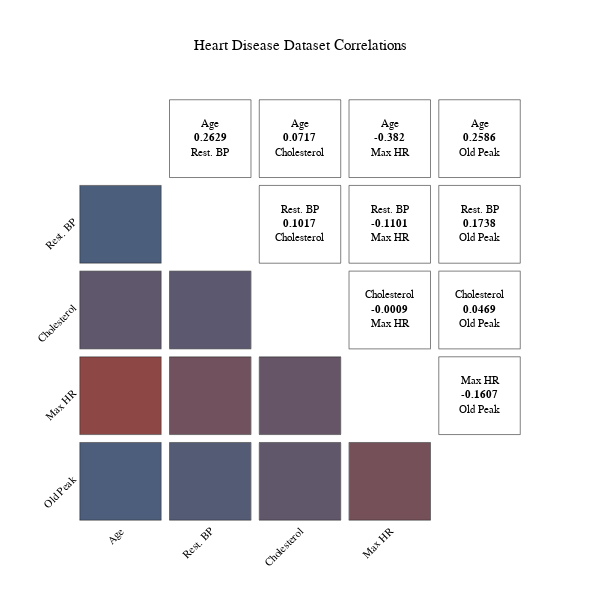

Here is the notebook cell this chart was saved with:
### Code cell
columns = numerical_columns
if "FastingBS" in columns:
    columns.remove("FastingBS")
fig = plot_correlation_matrix(df, columns = columns, labels = LABELS, #template = "simple_white",
    title = "Heart Disease Dataset Correlations",
    font = {'size': 11}, hover_font = {'size': 14}, width = 600, height = 600)
fig.update_yaxes(ticksuffix = " ")
fig.update_layout(template = "presentation")
fig.show()
# print(fig.layout)

### Figure 1 — Plotly figure (JSON) as saved in the notebook; plotly's stock layout.template omitted (floating-point values rounded to 4 significant figures)
{"data": [{"hoverlabel": {"font": {"size": 14}}, "hovertemplate": "RestingBP<br>Age", "marker": {"color": "#4b5e7c", "size": 1000, "symbol": "square"}, "mode": "markers", "name": "0.2629", "showlegend": false, "type": "scatter", "x": [0], "xaxis": "x6", "y": [0], "yaxis": "y6"}, {"hoverinfo": "skip", "mode": "text", "showlegend": false, "text": "<span>Age<br /><b>0.2629</b><br />Rest. BP</span>", "textfont": {"color": "#000000", "family": "Verdana, Helvetica, Verdana, Calibri, Garamond, Cambria, Arial", "size": 11}, "type": "scatter", "x": [0], "xaxis": "x2", "y": [0], "yaxis": "y2"}, {"hoverlabel": {"font": {"size": 14}}, "hovertemplate": "Cholesterol<br>Age", "marker": {"color": "#5f576c", "size": 1000, "symbol": "square"}, "mode": "markers", "name": "0.0717", "showlegend": false, "type": "scatter", "x": [0], "xaxis": "x11", "y": [0], "yaxis": "y11"}, {"hoverinfo": "skip", "mode": "text", "showlegend": false, "text": "<span>Age<br /><b>0.0717</b><br />Cholesterol</span>", "textfont": {"color": "#000000", "family": "Verdana, Helvetica, Verdana, Calibri, Garamond, Cambria, Arial", "size": 11}, "type": "scatter", "x": [0], "xaxis": "x3", "y": [0], "yaxis": "y3"}, {"hoverlabel": {"font": {"size": 14}}, "hovertemplate": "Cholesterol<br>RestingBP", "marker": {"color": "#5c586f", "size": 1000, "symbol": "square"}, "mode": "markers", "name": "0.1017", "showlegend": false, "type": "scatter", "x": [0], "xaxis": "x12", "y": [0], "yaxis": "y12"}, {"hoverinfo": "skip", "mode": "text", "showlegend": false, "text": "<span>Rest. BP<br /><b>0.1017</b><br />Cholesterol</span>", "textfont": {"color": "#000000", "family": "Verdana, Helvetica, Verdana, Calibri, Garamond, Cambria, Arial", "size": 11}, "type": "scatter", "x": [0], "xaxis": "x8", "y": [0], "yaxis": "y8"}, {"hoverlabel": {"font": {"size": 14}}, "hovertemplate": "MaxHR<br>Age", "marker": {"color": "#8d4845", "size": 1000, "symbol": "square"}, "mode": "markers", "name": "-0.382", "showlegend": false, "type": "scatter", "x": [0], "xaxis": "x16", "y": [0], "yaxis": "y16"}, {"hoverinfo": "skip", "mode": "text", "showlegend": false, "text": "<span>Age<br /><b>-0.382</b><br />Max HR</span>", "textfont": {"color": "#000000", "family": "Verdana, Helvetica, Verdana, Calibri, Garamond, Cambria, Arial", "size": 11}, "type": "scatter", "x": [0], "xaxis": "x4", "y": [0], "yaxis": "y4"}, {"hoverlabel": {"font": {"size": 14}}, "hovertemplate": "MaxHR<br>RestingBP", "marker": {"color": "#71515d", "size": 1000, "symbol": "square"}, "mode": "markers", "name": "-0.1101", "showlegend": false, "type": "scatter", "x": [0], "xaxis": "x17", "y": [0], "yaxis": "y17"}, {"hoverinfo": "skip", "mode": "text", "showlegend": false, "text": "<span>Rest. BP<br /><b>-0.1101</b><br />Max HR</span>", "textfont": {"color": "#000000", "family": "Verdana, Helvetica, Verdana, Calibri, Garamond, Cambria, Arial", "size": 11}, "type": "scatter", "x": [0], "xaxis": "x9", "y": [0], "yaxis": "y9"}, {"hoverlabel": {"font": {"size": 14}}, "hovertemplate": "MaxHR<br>Cholesterol", "marker": {"color": "#665566", "size": 1000, "symbol": "square"}, "mode": "markers", "name": "-0.0009", "showlegend": false, "type": "scatter", "x": [0], "xaxis": "x18", "y": [0], "yaxis": "y18"}, {"hoverinfo": "skip", "mode": "text", "showlegend": false, "text": "<span>Cholesterol<br /><b>-0.0009</b><br />Max HR</span>", "textfont": {"color": "#000000", "family": "Verdana, Helvetica, Verdana, Calibri, Garamond, Cambria, Arial", "size": 11}, "type": "scatter", "x": [0], "xaxis": "x14", "y": [0], "yaxis": "y14"}, {"hoverlabel": {"font": {"size": 14}}, "hovertemplate": "OldPeak<br>Age", "marker": {"color": "#4c5e7c", "size": 1000, "symbol": "square"}, "mode": "markers", "name": "0.2586", "showlegend": false, "type": "scatter", "x": [0], "xaxis": "x21", "y": [0], "yaxis": "y21"}, {"hoverinfo": "skip", "mode": "text", "showlegend": false, "text": "<span>Age<br /><b>0.2586</b><br />Old Peak</span>", "textfont": {"color": "#000000", "family": "Verdana, Helvetica, Verdana, Calibri, Garamond, Cambria, Arial", "size": 11}, "type": "scatter", "x": [0], "xaxis": "x5", "y": [0], "yaxis": "y5"}, {"hoverlabel": {"font": {"size": 14}}, "hovertemplate": "OldPeak<br>RestingBP", "marker": {"color": "#545b75", "size": 1000, "symbol": "square"}, "mode": "markers", "name": "0.1738", "showlegend": false, "type": "scatter", "x": [0], "xaxis": "x22", "y": [0], "yaxis": "y22"}, {"hoverinfo": "skip", "mode": "text", "showlegend": false, "text": "<span>Rest. BP<br /><b>0.1738</b><br />Old Peak</span>", "textfont": {"color": "#000000", "family": "Verdana, Helvetica, Verdana, Calibri, Garamond, Cambria, Arial", "size": 11}, "type": "scatter", "x": [0], "xaxis": "x10", "y": [0], "yaxis": "y10"}, {"hoverlabel": {"font": {"size": 14}}, "hovertemplate": "OldPeak<br>Cholesterol", "marker": {"color": "#61576a", "size": 1000, "symbol": "square"}, "mode": "markers", "name": "0.0469", "showlegend": false, "type": "scatter", "x": [0], "xaxis": "x23", "y": [0], "yaxis": "y23"}, {"hoverinfo": "skip", "mode": "text", "showlegend": false, "text": "<span>Cholesterol<br /><b>0.0469</b><br />Old Peak</span>", "textfont": {"color": "#000000", "family": "Verdana, Helvetica, Verdana, Calibri, Garamond, Cambria, Arial", "size": 11}, "type": "scatter", "x": [0], "xaxis": "x15", "y": [0], "yaxis": "y15"}, {"hoverlabel": {"font": {"size": 14}}, "hovertemplate": "OldPeak<br>MaxHR", "marker": {"color": "#765058", "size": 1000, "symbol": "square"}, "mode": "markers", "name": "-0.1607", "showlegend": false, "type": "scatter", "x": [0], "xaxis": "x24", "y": [0], "yaxis": "y24"}, {"hoverinfo": "skip", "mode": "text", "showlegend": false, "text": "<span>Max HR<br /><b>-0.1607</b><br />Old Peak</span>", "textfont": {"color": "#000000", "family": "Verdana, Helvetica, Verdana, Calibri, Garamond, Cambria, Arial", "size": 11}, "type": "scatter", "x": [0], "xaxis": "x20", "y": [0], "yaxis": "y20"}], "layout": {"font": {"color": "#000000", "family": "Verdana, Helvetica, Verdana, Calibri, Garamond, Cambria, Arial", "size": 11}, "height": 600, "title": {"font": {"color": "#000000", "family": "Verdana, Helvetica, Verdana, Calibri, Garamond, Cambria, Arial", "size": 15}, "text": "Heart Disease Dataset Correlations", "x": 0.5, "xanchor": "center"}, "width": 600, "xaxis": {"anchor": "y", "domain": [0, 0.184], "linecolor": "black", "linewidth": 0.5, "matches": "x21", "mirror": true, "range": [-1, 1], "showgrid": false, "showticklabels": false, "tickfont": {"color": "#FFFFFF", "size": 1}, "ticks": "", "zeroline": false}, "xaxis10": {"anchor": "y10", "domain": [0.816, 1], "linecolor": "black", "linewidth": 0.5, "matches": "x25", "mirror": true, "range": [-1, 1], "showgrid": false, "showticklabels": false, "tickfont": {"color": "#FFFFFF", "size": 1}, "ticks": "", "zeroline": false}, "xaxis11": {"anchor": "y11", "domain": [0, 0.184], "linecolor": "black", "linewidth": 0.5, "matches": "x21", "mirror": true, "range": [-1, 1], "showgrid": false, "showticklabels": false, "tickfont": {"color": "#FFFFFF", "size": 1}, "ticks": "", "zeroline": false}, "xaxis12": {"anchor": "y12", "domain": [0.204, 0.388], "linecolor": "black", "linewidth": 0.5, "matches": "x22", "mirror": true, "range": [-1, 1], "showgrid": false, "showticklabels": false, "tickfont": {"color": "#FFFFFF", "size": 1}, "ticks": "", "zeroline": false}, "xaxis13": {"anchor": "y13", "domain": [0.408, 0.592], "linecolor": "black", "linewidth": 0.5, "matches": "x23", "mirror": true, "range": [-1, 1], "showgrid": false, "showticklabels": false, "tickfont": {"color": "#FFFFFF", "size": 1}, "ticks": "", "zeroline": false}, "xaxis14": {"anchor": "y14", "domain": [0.612, 0.796], "linecolor": "black", "linewidth": 0.5, "matches": "x24", "mirror": true, "range": [-1, 1], "showgrid": false, "showticklabels": false, "tickfont": {"color": "#FFFFFF", "size": 1}, "ticks": "", "zeroline": false}, "xaxis15": {"anchor": "y15", "domain": [0.816, 1], "linecolor": "black", "linewidth": 0.5, "matches": "x25", "mirror": true, "range": [-1, 1], "showgrid": false, "showticklabels": false, "tickfont": {"color": "#FFFFFF", "size": 1}, "ticks": "", "zeroline": false}, "xaxis16": {"anchor": "y16", "domain": [0, 0.184], "linecolor": "black", "linewidth": 0.5, "matches": "x21", "mirror": true, "range": [-1, 1], "showgrid": false, "showticklabels": false, "tickfont": {"color": "#FFFFFF", "size": 1}, "ticks": "", "zeroline": false}, "xaxis17": {"anchor": "y17", "domain": [0.204, 0.388], "linecolor": "black", "linewidth": 0.5, "matches": "x22", "mirror": true, "range": [-1, 1], "showgrid": false, "showticklabels": false, "tickfont": {"color": "#FFFFFF", "size": 1}, "ticks": "", "zeroline": false}, "xaxis18": {"anchor": "y18", "domain": [0.408, 0.592], "linecolor": "black", "linewidth": 0.5, "matches": "x23", "mirror": true, "range": [-1, 1], "showgrid": false, "showticklabels": false, "tickfont": {"color": "#FFFFFF", "size": 1}, "ticks": "", "zeroline": false}, "xaxis19": {"anchor": "y19", "domain": [0.612, 0.796], "linecolor": "black", "linewidth": 0.5, "matches": "x24", "mirror": true, "range": [-1, 1], "showgrid": false, "showticklabels": false, "tickfont": {"color": "#FFFFFF", "size": 1}, "ticks": "", "zeroline": false}, "xaxis2": {"anchor": "y2", "domain": [0.204, 0.388], "linecolor": "black", "linewidth": 0.5, "matches": "x22", "mirror": true, "range": [-1, 1], "showgrid": false, "showticklabels": false, "tickfont": {"color": "#FFFFFF", "size": 1}, "ticks": "", "zeroline": false}, "xaxis20": {"anchor": "y20", "domain": [0.816, 1], "linecolor": "black", "linewidth": 0.5, "matches": "x25", "mirror": true, "range": [-1, 1], "showgrid": false, "showticklabels": false, "tickfont": {"color": "#FFFFFF", "size": 1}, "ticks": "", "zeroline": false}, "xaxis21": {"anchor": "y21", "domain": [0, 0.184], "linecolor": "black", "linewidth": 0.5, "mirror": true, "range": [-1, 1], "showgrid": false, "tickangle": -45, "tickfont": {"color": "#000000", "family": "Verdana, Helvetica, Verdana, Calibri, Garamond, Cambria, Arial", "size": 11}, "tickmode": "array", "ticks": "", "ticktext": ["Age"], "tickvals": [0], "zeroline": false}, "xaxis22": {"anchor": "y22", "domain": [0.204, 0.388], "linecolor": "black", "linewidth": 0.5, "mirror": true, "range": [-1, 1], "showgrid": false, "tickangle": -45, "tickfont": {"color": "#000000", "family": "Verdana, Helvetica, Verdana, Calibri, Garamond, Cambria, Arial", "size": 11}, "tickmode": "array", "ticks": "", "ticktext": ["Rest. BP"], "tickvals": [0], "zeroline": false}, "xaxis23": {"anchor": "y23", "domain": [0.408, 0.592], "linecolor": "black", "linewidth": 0.5, "mirror": true, "range": [-1, 1], "showgrid": false, "tickangle": -45, "tickfont": {"color": "#000000", "family": "Verdana, Helvetica, Verdana, Calibri, Garamond, Cambria, Arial", "size": 11}, "tickmode": "array", "ticks": "", "ticktext": ["Cholesterol"], "tickvals": [0], "zeroline": false}, "xaxis24": {"anchor": "y24", "domain": [0.612, 0.796], "linecolor": "black", "linewidth": 0.5, "mirror": true, "range": [-1, 1], "showgrid": false, "tickangle": -45, "tickfont": {"color": "#000000", "family": "Verdana, Helvetica, Verdana, Calibri, Garamond, Cambria, Arial", "size": 11}, "tickmode": "array", "ticks": "", "ticktext": ["Max HR"], "tickvals": [0], "zeroline": false}, "xaxis25": {"anchor": "y25", "domain": [0.816, 1], "linecolor": "black", "linewidth": 0.5, "mirror": true, "range": [-1, 1], "showgrid": false, "tickangle": -45, "tickfont": {"color": "#000000", "family": "Verdana, Helvetica, Verdana, Calibri, Garamond, Cambria, Arial", "size": 11}, "tickmode": "array", "ticks": "", "ticktext": ["Old Peak"], "tickvals": [0], "zeroline": false}, "xaxis3": {"anchor": "y3", "domain": [0.408, 0.592], "linecolor": "black", "linewidth": 0.5, "matches": "x23", "mirror": true, "range": [-1, 1], "showgrid": false, "showticklabels": false, "tickfont": {"color": "#FFFFFF", "size": 1}, "ticks": "", "zeroline": false}, "xaxis4": {"anchor": "y4", "domain": [0.612, 0.796], "linecolor": "black", "linewidth": 0.5, "matches": "x24", "mirror": true, "range": [-1, 1], "showgrid": false, "showticklabels": false, "tickfont": {"color": "#FFFFFF", "size": 1}, "ticks": "", "zeroline": false}, "xaxis5": {"anchor": "y5", "domain": [0.816, 1], "linecolor": "black", "linewidth": 0.5, "matches": "x25", "mirror": true, "range": [-1, 1], "showgrid": false, "showticklabels": false, "tickfont": {"color": "#FFFFFF", "size": 1}, "ticks": "", "zeroline": false}, "xaxis6": {"anchor": "y6", "domain": [0, 0.184], "linecolor": "black", "linewidth": 0.5, "matches": "x21", "mirror": true, "range": [-1, 1], "showgrid": false, "showticklabels": false, "tickfont": {"color": "#FFFFFF", "size": 1}, "ticks": "", "zeroline": false}, "xaxis7": {"anchor": "y7", "domain": [0.204, 0.388], "linecolor": "black", "linewidth": 0.5, "matches": "x22", "mirror": true, "range": [-1, 1], "showgrid": false, "showticklabels": false, "tickfont": {"color": "#FFFFFF", "size": 1}, "ticks": "", "zeroline": false}, "xaxis8": {"anchor": "y8", "domain": [0.408, 0.592], "linecolor": "black", "linewidth": 0.5, "matches": "x23", "mirror": true, "range": [-1, 1], "showgrid": false, "showticklabels": false, "tickfont": {"color": "#FFFFFF", "size": 1}, "ticks": "", "zeroline": false}, "xaxis9": {"anchor": "y9", "domain": [0.612, 0.796], "linecolor": "black", "linewidth": 0.5, "matches": "x24", "mirror": true, "range": [-1, 1], "showgrid": false, "showticklabels": false, "tickfont": {"color": "#FFFFFF", "size": 1}, "ticks": "", "zeroline": false}, "yaxis": {"anchor": "x", "domain": [0.816, 1], "linecolor": "black", "linewidth": 0.5, "mirror": true, "range": [-1, 1], "showgrid": false, "tickangle": -45, "tickfont": {"color": "#000000", "family": "Verdana, Helvetica, Verdana, Calibri, Garamond, Cambria, Arial", "size": 11}, "tickmode": "array", "ticks": "", "ticksuffix": " ", "ticktext": ["Age  "], "tickvals": [0.2], "zeroline": false}, "yaxis10": {"anchor": "x10", "domain": [0.612, 0.796], "linecolor": "black", "linewidth": 0.5, "matches": "y6", "mirror": true, "range": [-1, 1], "showgrid": false, "showticklabels": false, "tickfont": {"color": "#FFFFFF", "size": 1}, "ticks": "", "ticksuffix": " ", "zeroline": false}, "yaxis11": {"anchor": "x11", "domain": [0.408, 0.592], "linecolor": "black", "linewidth": 0.5, "mirror": true, "range": [-1, 1], "showgrid": false, "tickangle": -45, "tickfont": {"color": "#000000", "family": "Verdana, Helvetica, Verdana, Calibri, Garamond, Cambria, Arial", "size": 11}, "tickmode": "array", "ticks": "", "ticksuffix": " ", "ticktext": ["Cholesterol  "], "tickvals": [0.2], "zeroline": false}, "yaxis12": {"anchor": "x12", "domain": [0.408, 0.592], "linecolor": "black", "linewidth": 0.5, "matches": "y11", "mirror": true, "range": [-1, 1], "showgrid": false, "showticklabels": false, "tickfont": {"color": "#FFFFFF", "size": 1}, "ticks": "", "ticksuffix": " ", "zeroline": false}, "yaxis13": {"anchor": "x13", "domain": [0.408, 0.592], "linecolor": "black", "linewidth": 0.5, "matches": "y11", "mirror": true, "range": [-1, 1], "showgrid": false, "showticklabels": false, "tickfont": {"color": "#FFFFFF", "size": 1}, "ticks": "", "ticksuffix": " ", "zeroline": false}, "yaxis14": {"anchor": "x14", "domain": [0.408, 0.592], "linecolor": "black", "linewidth": 0.5, "matches": "y11", "mirror": true, "range": [-1, 1], "showgrid": false, "showticklabels": false, "tickfont": {"color": "#FFFFFF", "size": 1}, "ticks": "", "ticksuffix": " ", "zeroline": false}, "yaxis15": {"anchor": "x15", "domain": [0.408, 0.592], "linecolor": "black", "linewidth": 0.5, "matches": "y11", "mirror": true, "range": [-1, 1], "showgrid": false, "showticklabels": false, "tickfont": {"color": "#FFFFFF", "size": 1}, "ticks": "", "ticksuffix": " ", "zeroline": false}, "yaxis16": {"anchor": "x16", "domain": [0.204, 0.388], "linecolor": "black", "linewidth": 0.5, "mirror": true, "range": [-1, 1], "showgrid": false, "tickangle": -45, "tickfont": {"color": "#000000", "family": "Verdana, Helvetica, Verdana, Calibri, Garamond, Cambria, Arial", "size": 11}, "tickmode": "array", "ticks": "", "ticksuffix": " ", "ticktext": ["Max HR  "], "tickvals": [0.2], "zeroline": false}, "yaxis17": {"anchor": "x17", "domain": [0.204, 0.388], "linecolor": "black", "linewidth": 0.5, "matches": "y16", "mirror": true, "range": [-1, 1], "showgrid": false, "showticklabels": false, "tickfont": {"color": "#FFFFFF", "size": 1}, "ticks": "", "ticksuffix": " ", "zeroline": false}, "yaxis18": {"anchor": "x18", "domain": [0.204, 0.388], "linecolor": "black", "linewidth": 0.5, "matches": "y16", "mirror": true, "range": [-1, 1], "showgrid": false, "showticklabels": false, "tickfont": {"color": "#FFFFFF", "size": 1}, "ticks": "", "ticksuffix": " ", "zeroline": false}, "yaxis19": {"anchor": "x19", "domain": [0.204, 0.388], "linecolor": "black", "linewidth": 0.5, "matches": "y16", "mirror": true, "range": [-1, 1], "showgrid": false, "showticklabels": false, "tickfont": {"color": "#FFFFFF", "size": 1}, "ticks": "", "ticksuffix": " ", "zeroline": false}, "yaxis2": {"anchor": "x2", "domain": [0.816, 1], "linecolor": "black", "linewidth": 0.5, "matches": "y", "mirror": true, "range": [-1, 1], "showgrid": false, "showticklabels": false, "tickfont": {"color": "#FFFFFF", "size": 1}, "ticks": "", "ticksuffix": " ", "zeroline": false}, "yaxis20": {"anchor": "x20", "domain": [0.204, 0.388], "linecolor": "black", "linewidth": 0.5, "matches": "y16", "mirror": true, "range": [-1, 1], "showgrid": false, "showticklabels": false, "tickfont": {"color": "#FFFFFF", "size": 1}, "ticks": "", "ticksuffix": " ", "zeroline": false}, "yaxis21": {"anchor": "x21", "domain": [0, 0.184], "linecolor": "black", "linewidth": 0.5, "mirror": true, "range": [-1, 1], "showgrid": false, "tickangle": -45, "tickfont": {"color": "#000000", "family": "Verdana, Helvetica, Verdana, Calibri, Garamond, Cambria, Arial", "size": 11}, "tickmode": "array", "ticks": "", "ticksuffix": " ", "ticktext": ["Old Peak  "], "tickvals": [0.2], "zeroline": false}, "yaxis22": {"anchor": "x22", "domain": [0, 0.184], "linecolor": "black", "linewidth": 0.5, "matches": "y21", "mirror": true, "range": [-1, 1], "showgrid": false, "showticklabels": false, "tickfont": {"color": "#FFFFFF", "size": 1}, "ticks": "", "ticksuffix": " ", "zeroline": false}, "yaxis23": {"anchor": "x23", "domain": [0, 0.184], "linecolor": "black", "linewidth": 0.5, "matches": "y21", "mirror": true, "range": [-1, 1], "showgrid": false, "showticklabels": false, "tickfont": {"color": "#FFFFFF", "size": 1}, "ticks": "", "ticksuffix": " ", "zeroline": false}, "yaxis24": {"anchor": "x24", "domain": [0, 0.184], "linecolor": "black", "linewidth": 0.5, "matches": "y21", "mirror": true, "range": [-1, 1], "showgrid": false, "showticklabels": false, "tickfont": {"color": "#FFFFFF", "size": 1}, "ticks": "", "ticksuffix": " ", "zeroline": false}, "yaxis25": {"anchor": "x25", "domain": [0, 0.184], "linecolor": "black", "linewidth": 0.5, "matches": "y21", "mirror": true, "range": [-1, 1], "showgrid": false, "showticklabels": false, "tickfont": {"color": "#FFFFFF", "size": 1}, "ticks": "", "ticksuffix": " ", "zeroline": false}, "yaxis3": {"anchor": "x3", "domain": [0.816, 1], "linecolor": "black", "linewidth": 0.5, "matches": "y", "mirror": true, "range": [-1, 1], "showgrid": false, "showticklabels": false, "tickfont": {"color": "#FFFFFF", "size": 1}, "ticks": "", "ticksuffix": " ", "zeroline": false}, "yaxis4": {"anchor": "x4", "domain": [0.816, 1], "linecolor": "black", "linewidth": 0.5, "matches": "y", "mirror": true, "range": [-1, 1], "showgrid": false, "showticklabels": false, "tickfont": {"color": "#FFFFFF", "size": 1}, "ticks": "", "ticksuffix": " ", "zeroline": false}, "yaxis5": {"anchor": "x5", "domain": [0.816, 1], "linecolor": "black", "linewidth": 0.5, "matches": "y", "mirror": true, "range": [-1, 1], "showgrid": false, "showticklabels": false, "tickfont": {"color": "#FFFFFF", "size": 1}, "ticks": "", "ticksuffix": " ", "zeroline": false}, "yaxis6": {"anchor": "x6", "domain": [0.612, 0.796], "linecolor": "black", "linewidth": 0.5, "mirror": true, "range": [-1, 1], "showgrid": false, "tickangle": -45, "tickfont": {"color": "#000000", "family": "Verdana, Helvetica, Verdana, Calibri, Garamond, Cambria, Arial", "size": 11}, "tickmode": "array", "ticks": "", "ticksuffix": " ", "ticktext": ["Rest. BP  "], "tickvals": [0.2], "zeroline": false}, "yaxis7": {"anchor": "x7", "domain": [0.612, 0.796], "linecolor": "black", "linewidth": 0.5, "matches": "y6", "mirror": true, "range": [-1, 1], "showgrid": false, "showticklabels": false, "tickfont": {"color": "#FFFFFF", "size": 1}, "ticks": "", "ticksuffix": " ", "zeroline": false}, "yaxis8": {"anchor": "x8", "domain": [0.612, 0.796], "linecolor": "black", "linewidth": 0.5, "matches": "y6", "mirror": true, "range": [-1, 1], "showgrid": false, "showticklabels": false, "tickfont": {"color": "#FFFFFF", "size": 1}, "ticks": "", "ticksuffix": " ", "zeroline": false}, "yaxis9": {"anchor": "x9", "domain": [0.612, 0.796], "linecolor": "black", "linewidth": 0.5, "matches": "y6", "mirror": true, "range": [-1, 1], "showgrid": false, "showticklabels": false, "tickfont": {"color": "#FFFFFF", "size": 1}, "ticks": "", "ticksuffix": " ", "zeroline": false}}}
